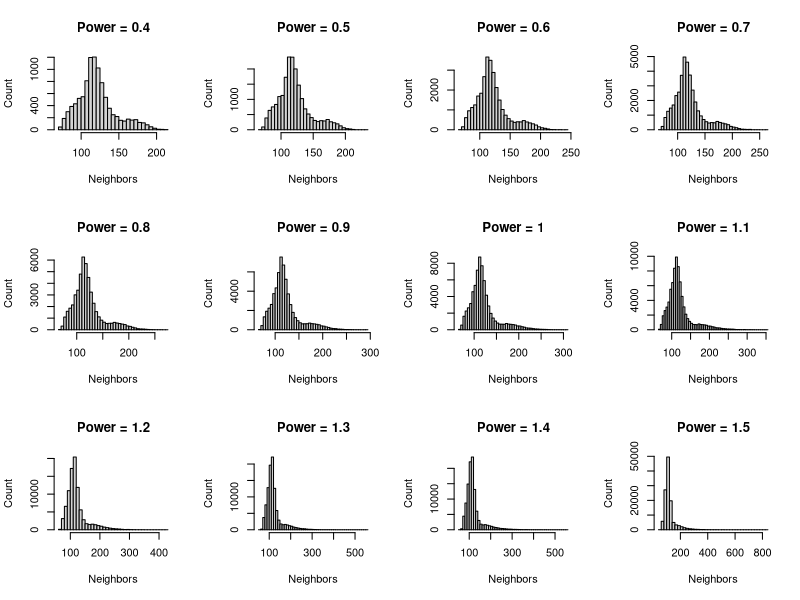
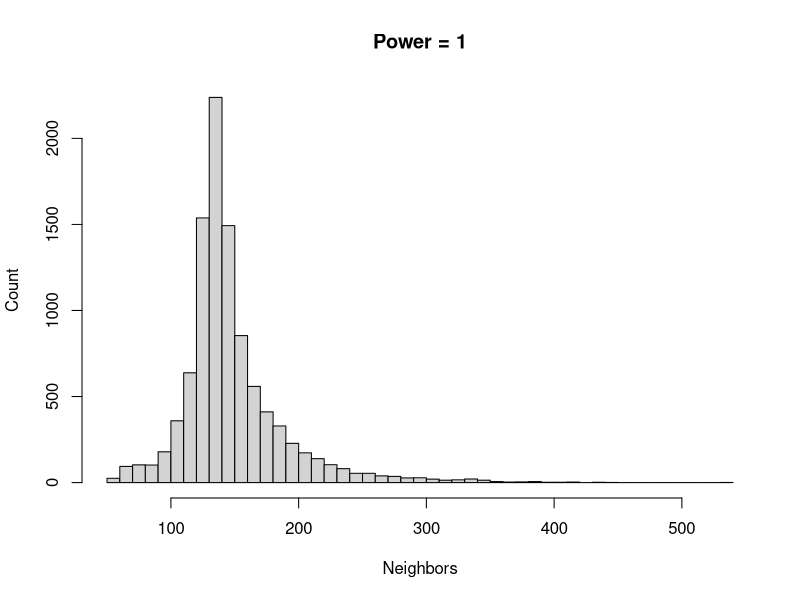

The R script that drew these images, in order: (Note: this script raises an error after producing the figures.)
# Network degree analysis #

##### Packages #####
library(igraph)    #
library(stringr)   #
library(ggplot2)   #
####################

############################# igraph library ###################################

# Info

# sample_smallworld(dim, size, nei, p, loops = FALSE, multiple = FALSE)

# n           Number of vertices.
# power	      The power of the preferential attachment, the default is one, ie. linear preferential attachment.
# m	          Numeric constant, the number of edges to add in each time step This argument is only used if both 
              # out.dist and out.seq are omitted or NULL.
# out.dist  	Numeric vector, the distribution of the number of edges to add in each time step. This argument is
              # only used if the out.seq argument is omitted or NULL.
# out.seq	    Numeric vector giving the number of edges to add in each time step. Its first element is ignored as 
              # no edges are added in the first time step. 
# out.pref	  Logical, if true the total degree is used for calculating the citation probability, otherwise the in-degree is used.
# zero.appeal The ‘attractiveness’ of the vertices with no adjacent edges. See details below.
# directed	  Whether to create a directed graph.
# algorithm	  The algorithm to use for the graph generation. psumtree uses a partial prefix-sum tree to generate the graph, this 
              # algorithm can handle any power and zero.appeal values and never generates multiple edges. psumtree-multiple also 
              # uses a partial prefix-sum tree, but the generation of multiple edges is allowed. Before the 0.6 version igraph used 
              # this algorithm if power was not one, or zero.appeal was not one. bag is the algorithm that was previously (before version 0.6) 
              # used if power was one and zero.appeal was one as well. It works by putting the ids of the vertices into a bag 
              # (multiset, really), exactly as many times as their (in-)degree, plus once more. Then the required number of cited vertices are 
              # drawn from the bag, with replacement. This method might generate multiple edges. It only works if power and zero.appeal are equal one.

# start.graph	NULL or an igraph graph. If a graph, then the supplied graph is used as a starting graph for the preferential attachment
              # algorithm. The graph should have at least one vertex. If a graph is supplied here and the out.seq argument is not NULL, 
              # then it should contain the out degrees of the new vertices only, not the ones in the start.graph.




# sample_pa generates a directed graph by default, set directed to FALSE to generate an undirected graph. Note that even if an undirected graph is generated
# denotes the number of adjacent edges not initiated by the vertex itself and not the total (in- + out-) degree of the vertex, unless the out.pref argument is set to TRUE.

################################################################################

## Variables ##

# Seed #
seed = 207
set.seed(seed)
getwd()

# Network #
size = 10000
size_sw = 0.1
nei = 20
n_links = 9

links =  c(rep(30, size * (1-size_sw)/n_links), rep(40, size * (1-size_sw)/n_links), rep(50, size * (1-size_sw)/n_links),
          rep(60, size * (1-size_sw)/n_links), rep(70, size * (1-size_sw)/n_links), rep(80, size * (1-size_sw)/n_links), 
          rep(90, size * (1-size_sw)/n_links),  rep(65, 1/4* size * (1-size_sw)/n_links), rep(70, 1/4 * size * (1-size_sw)/n_links), 
          rep(75, 1/4* size * (1-size_sw)/n_links), rep(80, 1/4* size * (1-size_sw)/n_links), rep(85, 1/4* size * (1-size_sw)/n_links),
          rep(90, 1/4* size * (1-size_sw)/n_links), rep(95, 1/4* size * (1-size_sw)/n_links), rep(100, 1/4* size * (1-size_sw)/n_links))
  
m = 80
power_sa = seq(0.4,1.5,0.1)

# Loop #
degree_df = data.frame(row.names = c(1:size))
degree_vect = c()
degree_loop = rep(NA, size)

# Using sample_pa #
par(mfrow=c(3,4))

for (i in 1:length(power_sa)){
  network = sample_pa(n = size, 
                      out.seq = links,
                      #m = m,
                      power = power_sa[i],
                      directed = FALSE,
                      algorithm = 'psumtree',
                      start.graph = sample_smallworld(dim = 1, size = size*size_sw, nei = nei, p = 0, loops = FALSE, multiple = FALSE)
                      )
  for (j in 1:size){
    degree_loop[j] = length(network[[j]][[1]])
  }
    
  degree_vect = append(degree_vect, degree_loop)
  title = str_c("Power = ", power_sa[i])
  hist(degree_vect, main = title, ylab = "Count", xlab = "Neighbors", breaks = 50)
}

################################################################################

## Variables ##

# Seed #
getwd()

# Network #
size = 10000
size_sw = 0.1
nei = 10

links =  round( 1.0658 * c(rep(40, size * (1-size_sw)/n_links), rep(50, size * (1-size_sw)/n_links),
           rep(60, size * (1-size_sw)/n_links), rep(70, size * (1-size_sw)/n_links), rep(80, size * (1-size_sw)/n_links), 
           rep(90, size * (1-size_sw)/n_links), rep(100, size * (1-size_sw)/n_links),rep(50, 1/16* size * (1-size_sw)/n_links), rep(55, 1/16 * size * (1-size_sw)/n_links), 
           rep(60, 1/16* size * (1-size_sw)/n_links), rep(65, 1/16* size * (1-size_sw)/n_links), rep(70, 1/16 * size * (1-size_sw)/n_links), 
           rep(75, 1/16* size * (1-size_sw)/n_links), rep(80, 1/8* size * (1-size_sw)/n_links), rep(85, 1/8* size * (1-size_sw)/n_links),
           rep(90, 1/8* size * (1-size_sw)/n_links), rep(95, 1/4* size * (1-size_sw)/n_links), rep(100, 1/4* size * (1-size_sw)/n_links), 
           rep(110, 1/4* size * (1-size_sw)/n_links), rep(120, 1/4* size * (1-size_sw)/n_links), rep(130, 1/4* size * (1-size_sw)/n_links), 60, 60, 68))

length(links)

sum(links) + nei*2*size_sw*size
power_sa = 1

# Loop #
degree_df = data.frame(row.names = c(1:size))
degree_vect = c()
degree_loop = rep(NA, size)

# Using sample_pa #
par(mfrow=c(1,1))
for (i in 1:length(power_sa)){
  network = sample_pa(n = size, 
                      out.seq = links,
                      #m = m,
                      power = power_sa[i],
                      directed = FALSE,
                      algorithm = 'psumtree',
                      start.graph = sample_smallworld(dim = 1, size = size*size_sw, nei = nei, p = 0, loops = FALSE, multiple = FALSE)
  )
  for (j in 1:size){
    degree_loop[j] = length(network[[j]][[1]])
  }
  
  degree_vect = append(degree_vect, degree_loop)
  title = str_c("Power = ", power_sa[i])
  hist(degree_vect, main = title, ylab = "Count", xlab = "Neighbors", breaks = 50)
}

degree_summary = degree_vect
degree_var     = round(var(degree_summary), digits = 2)
degree_median  = median(degree_summary)
degree_max     = max(degree_summary)
degree_min     = min(degree_summary)
degree_mean    = mean(degree_summary)

degree_distribution(network)

sub_title = str_c("Power = ", power_sa,", mean = ", degree_mean, ", median = ", degree_median, ", var = ", degree_var,", min = ", degree_min, ", max = ", degree_max, ". Barabasi model")
plot_name = str_c("Smallword_", p_iter,".png")
degree_df = data.frame(Probability_0.1 = degree_vect)

png(filename = plot_name,
    width = 1000, height = 600)

degree_graph = ggplot(degree_df) +
  geom_histogram( aes(x = Probability_0.1, y = ..count../sum(..count..)), binwidth = 1, color = "black", fill = "grey", alpha = 0.4) +
  #geom_histogram( aes(x = Probability_0.5, y=..count../sum(..count..)), binwidth = 2, color = "red", fill = "red", alpha = 0.2) +
  #geom_histogram( aes(x = Probability_0.75, y=..count../sum(..count..)), binwidth = 2, color = "blue", fill = "blue", alpha = 0.2) +
  #geom_histogram( aes(x = Probability_1, y=..count../sum(..count..)), binwidth = 2, color = "yellow", fill = "yellow", alpha = 0.2) +
  labs(title = "Network degree simulation",
       subtitle = sub_title,
       x = "Number of neighbors",
       y = "Proportion")

degree_graph

dev.off()
